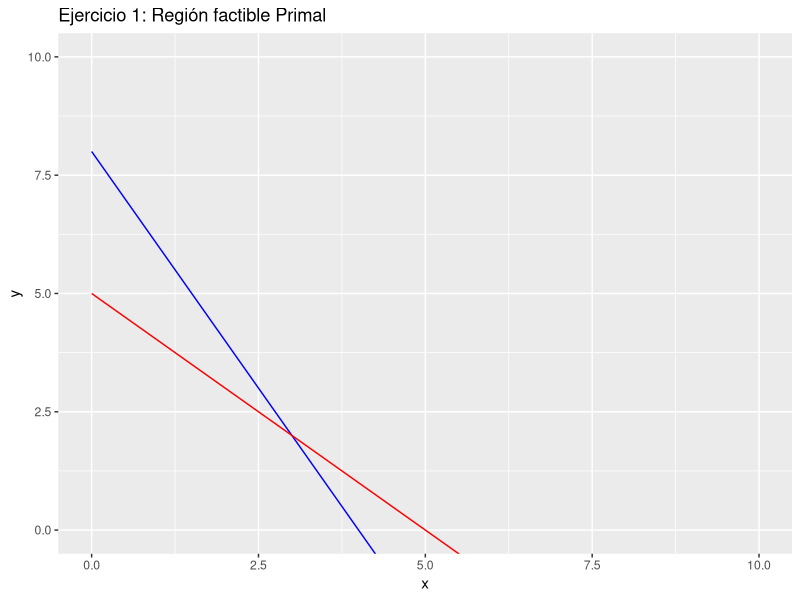

Reproduce this figure in R.
library(lpSolve)
library(ggplot2)

# --- Primal ---
f.obj <- c(4,6)
f.con <- matrix(c(2,1,1,1), nrow=2, byrow=TRUE)
f.rhs <- c(8,5)
f.dir <- c(">=",">=")
primal1 <- lp("min", f.obj, f.con, f.dir, f.rhs)
cat("Primal 1 (x,y):", primal1$solution, "\nZ óptimo:", primal1$objval, "\n")

# --- Dual ---
f.obj.dual <- c(8,5)
f.con.dual <- matrix(c(2,1,1,1), nrow=2, byrow=TRUE)
f.rhs.dual <- c(4,6)
f.dir.dual <- c("<=","<=")
dual1 <- lp("max", f.obj.dual, f.con.dual, f.dir.dual, rep(0,2))
cat("Dual 1 (u1,u2):", dual1$solution, "\nW óptimo:", dual1$objval, "\n")

# --- Gráfica Primal ---
x <- seq(0,10,0.1)
y1 <- (8 - 2*x)
y2 <- (5 - x)
ggplot() +
  geom_line(aes(x=x,y=y1),color="blue") +
  geom_line(aes(x=x,y=y2),color="red") +
  coord_cartesian(xlim=c(0,10),ylim=c(0,10)) +
  labs(title="Ejercicio 1: Región factible Primal", x="x", y="y")
